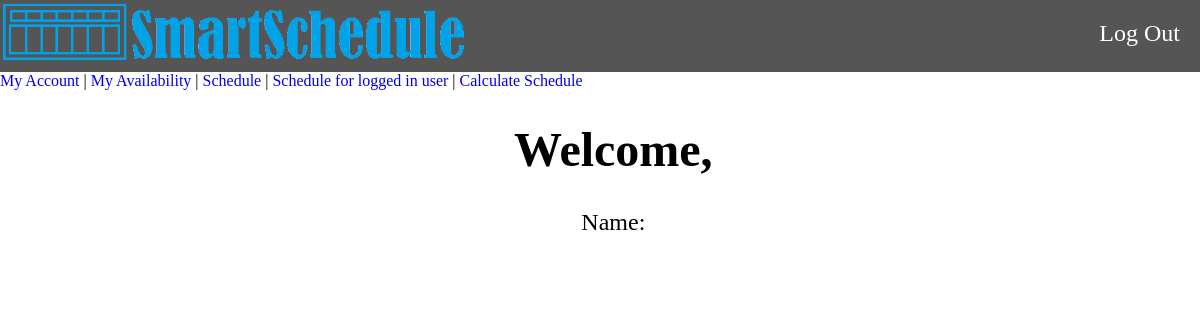
The app's page /accounts/myAccount/, older data.
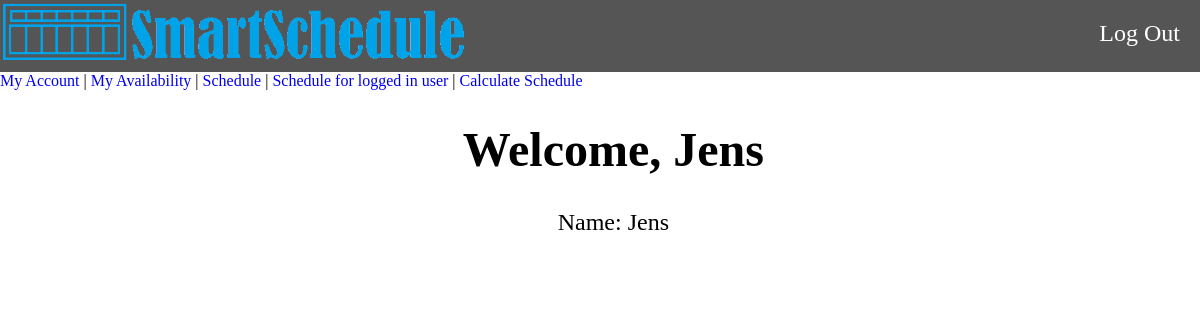
The same page, newer data.
### accounts/models.py (models this page shows)
class currentUser(models.Model):
    currentUsername = models.CharField(max_length=300, default='')

### accounts/views.py (the view)
# urls.py: path('myAccount/', views.myAccount.as_view(), name = 'myAccount'),
class myAccount(generic.CreateView):
    form_class = UserCreationForm
    success_url = reverse_lazy('myAccount')
    template_name = 'myaccount.html'
    def get_context_data(self, **kwargs):
        test = currentUser.objects.all()
        for x in test:
            firstname = x.currentUsername
        lastname = ''
        role = "ROLE"
        context= {
            'firstname': firstname,
            'lastname' : lastname,
            'role' : role,
        }
        return context

### templates/myaccount.html (shortened to what this page needs)
{% extends "employee-base.html" %}
{% block mainbody %}
<center>
    <h1>Welcome, {{ firstname }}</h1>
    Name: {{ firstname }} {{ lastname }}
</center>
{% endblock %}

Row changes from the older to the newer data that the page shows:
now on this page (row edited): currentUser: currentUsername "Jens"
